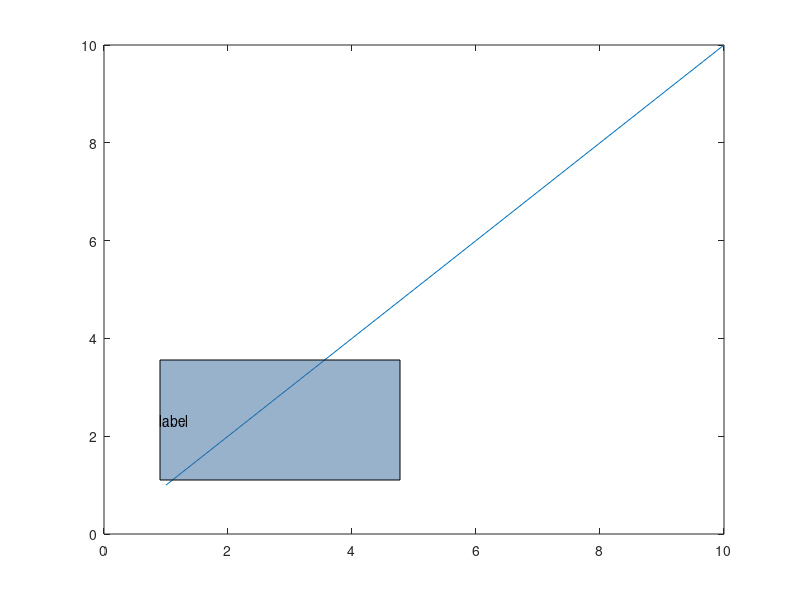

MATLAB code to generate this figure: (Note: this script raises an error after producing the figure.)
%=============================================================================
% Copyright (c) 2016-present Allan CORNET (Nelson)
%=============================================================================
% This file is part of Nelson.
%=============================================================================
% LICENCE_BLOCK_BEGIN
% SPDX-License-Identifier: LGPL-3.0-or-later
% LICENCE_BLOCK_END
%=============================================================================
% <--ADV-CLI MODE-->
%=============================================================================
f = figure('Visible', 'off');
plot(1:10);
%=============================================================================
tb = annotation('textbox', [0.2 0.2 0.3 0.2], 'String', 'label', ...
  'FitBoxToText', 'off', 'BackgroundColor', '#336699', 'FaceAlpha', 0.5, ...
  'Rotation', 10, 'HorizontalAlignment', 'center', 'VerticalAlignment', 'middle');
asserts.isequal(tb.Type, 'textboxshape');
asserts.isequal(char(tb.FitBoxToText), 'off');
asserts.isapprox(tb.BackgroundColor, [0.2 0.4 0.6], 1e-7);
asserts.isequal(tb.FaceAlpha, 0.5);
asserts.isequal(tb.Rotation, 10);
asserts.isequal(tb.HorizontalAlignment, 'center');
asserts.isequal(tb.VerticalAlignment, 'middle');
asserts.isapprox(tb.EdgeColor, [33 33 33] / 255, 1e-12);
asserts.isequal(tb.Margin, 5);
tbDefault = annotation('textbox', [0.2 0.2 0.3 0.2], 'String', 'fixed box');
asserts.isequal(char(tbDefault.FitBoxToText), 'off');
tbFit = annotation('textbox', [0.2 0.2 0.3 0.2], 'String', 'fit box', ...
  'FitBoxToText', 'on');
asserts.isequal(char(tbFit.FitBoxToText), 'on');
%=============================================================================
r = annotation('rectangle', [0.3 0.3 0.2 0.2], 'FaceColor', 'blue', ...
  'FaceAlpha', 0.25, 'Rotation', 30);
asserts.isequal(r.Type, 'rectangleshape');
asserts.isequal(r.FaceColor, [0 0 1]);
asserts.isequal(r.FaceAlpha, 0.25);
asserts.isequal(r.Rotation, 30);
%=============================================================================
e = annotation('ellipse', [0.5 0.5 0.2 0.1], 'FaceColor', 'none', ...
  'LineStyle', ':', 'Rotation', 45);
asserts.isequal(e.Type, 'ellipseshape');
asserts.isequal(e.FaceColor, 'none');
asserts.isequal(e.LineStyle, ':');
asserts.isequal(e.Rotation, 45);
asserts.isfalse(isprop(e, 'FaceAlpha'));
%=============================================================================
